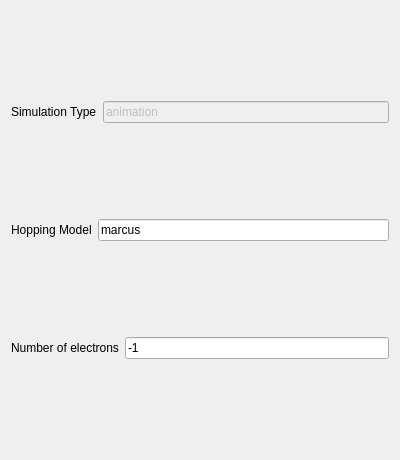
<?xml version="1.0" encoding="UTF-8"?>
<ui version="4.0">
 <class>Form</class>
 <widget class="QWidget" name="Form">
  <property name="geometry">
   <rect>
    <x>0</x>
    <y>0</y>
    <width>400</width>
    <height>460</height>
   </rect>
  </property>
  <property name="windowTitle">
   <string>Form</string>
  </property>
  <layout class="QVBoxLayout" name="verticalLayout">
   <item>
    <layout class="QHBoxLayout" name="simulation_type_hl">
     <item>
      <widget class="QLabel" name="label_simulation_type">
       <property name="text">
        <string>Simulation Type</string>
       </property>
      </widget>
     </item>
     <item>
      <widget class="QLineEdit" name="le_simulation_type">
       <property name="enabled">
        <bool>false</bool>
       </property>
       <property name="text">
        <string>animation</string>
       </property>
      </widget>
     </item>
    </layout>
   </item>
   <item>
    <layout class="QHBoxLayout" name="hopping_model_hl">
     <item>
      <widget class="QLabel" name="label_hopping_model">
       <property name="text">
        <string>Hopping Model</string>
       </property>
      </widget>
     </item>
     <item>
      <widget class="QLineEdit" name="le_hopping_model">
       <property name="text">
        <string>marcus</string>
       </property>
      </widget>
     </item>
    </layout>
   </item>
   <item>
    <layout class="QHBoxLayout" name="num_electrons_hl">
     <item>
      <widget class="QLabel" name="label_num_electrons">
       <property name="text">
        <string>Number of electrons</string>
       </property>
      </widget>
     </item>
     <item>
      <widget class="QLineEdit" name="le_num_electrons">
       <property name="text">
        <string>-1</string>
       </property>
      </widget>
     </item>
    </layout>
   </item>
  </layout>
 </widget>
 <resources/>
 <connections/>
</ui>
